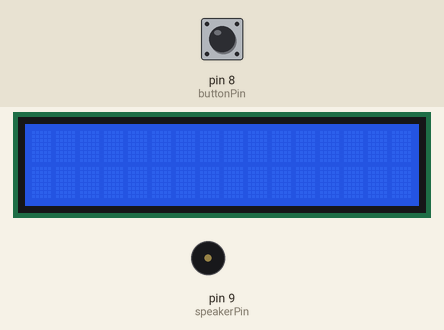
Recording of a sketch running on a simulated Arduino Uno, built with avr-gcc and run on an emulated ATmega328P. On the bench: 16×2 character LCD, buzzer (waves = sounding). The test bench sets the inputs (shaded band); at power-on: pin 8 (buttonPin) LOW.

Above: at 1.2 s.
1.3 s: pin 8 (buttonPin) pulled HIGH for 0.15 s
At 1.42 s:
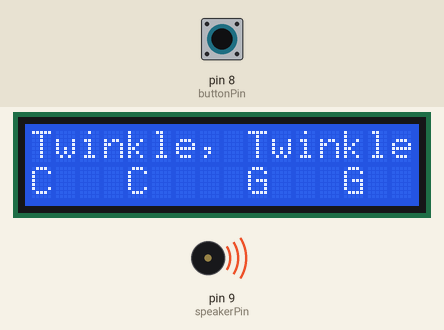
At 5.1 s:
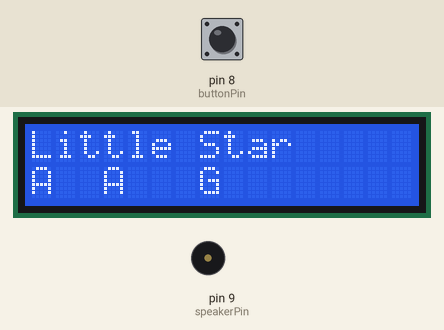
9.5 s: pin 8 (buttonPin) pulled HIGH for 1 s
At 17.3 s:
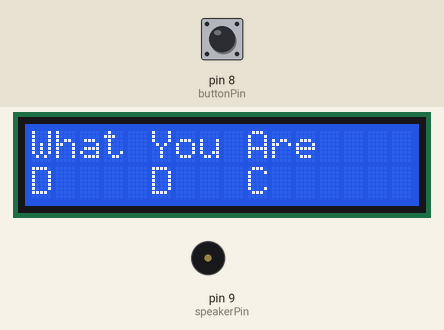
Timing chart, 0 to 18.2 s (numbered marks = the images above; inputs shaded):
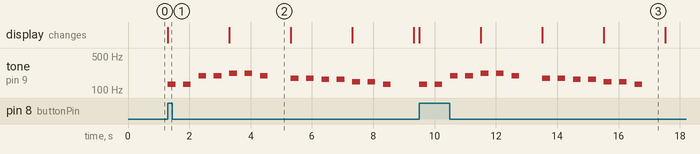

Measured:
- after the input at 1.3 s, tone on pin 9 (speakerPin): plays 131 Hz for 0.25 s, 131 Hz for 0.25 s, 196 Hz for 0.25 s, 196 Hz for 0.25 s, 220 Hz for 0.25 s, 220 Hz for 0.25 s … (14 notes in this stretch), starting at once; the display: changes at once (image 1)
- after the input at 9.5 s, tone on pin 9 (speakerPin): plays 131 Hz for 0.25 s, 131 Hz for 0.25 s, 196 Hz for 0.25 s, 196 Hz for 0.25 s, 220 Hz for 0.25 s, 220 Hz for 0.25 s … (14 notes in this stretch), starting at once; the display: first changes at once (image 3 shows a later state)
- what the display in image 2 shows lasts 2.0 s, from 3.3 s to 5.3 s

The sketch:

Karaoke.ino
```cpp
/*****************************************************
    KARAOKE
    Display lyrics and pitches on the LCD screen
    while playing a short melody on a speaker.
    ***************************************************/

    // Import libraries for LCD and header file with defined pitches
    #include <LiquidCrystal.h>
    #include "pitches.h"

    // Setup LCD, speaker, and button
    LiquidCrystal lcd(12, 11, 5, 4, 3, 2);
    int speakerPin = 9;
    int buttonPin = 8;

    // Setup song
    // Lyrics for top line of LCD, note names for underneath, pitches for speaker
    String words[] = {"Twinkle, Twinkle","Little Star","How I Wonder","What You Are"};
    String notes[] = {"C   C    G   G  ","A  A   G   ","F   F E  E  ","D    D   C  "};
    int pitches[] = {NOTE_C3, NOTE_C3, NOTE_G3, NOTE_G3, NOTE_A3, NOTE_A3, NOTE_G3, 0,
                    NOTE_F3, NOTE_F3, NOTE_E3, NOTE_E3, NOTE_D3, NOTE_D3, NOTE_C3, 0};

   void setup() {
      lcd.begin(16,2);
      pinMode(buttonPin, INPUT);
    }

    void loop () {
      // If button is pressed, start song
      if(digitalRead(buttonPin) == HIGH) {
        // Scroll through entire song (4 entires in LCD arrays)
        for(int i = 0; i < 4; i++) {
          // Print words on top line
          lcd.setCursor(0,0);
          lcd.print(words[i]);
          // Print note names underneath
          lcd.setCursor(0,1);
          lcd.print(notes[i]);

          //Each line = 4 notes; loop through notes
          for(int j = 0; j < 4; j++) {
            // If pitch is 0 (silence), don't play
            if(pitches[i*4+j] == 0) noTone(speakerPin);
            // Otherwise, play note
            else tone(speakerPin, pitches[i*4+j],250);
            // Wait for note to play
            delay(500);
          }
          // Clear display
          lcd.clear();
        }
      }
    }
```

pitches.h
```cpp
/*************************************************
* Public Constants
*************************************************/
#define NOTE_B0 31
#define NOTE_C1 33
#define NOTE_CS1 35
#define NOTE_D1 37
#define NOTE_DS1 39
#define NOTE_E1 41
#define NOTE_F1 44
#define NOTE_FS1 46
#define NOTE_G1 49
#define NOTE_GS1 52
#define NOTE_A1 55
#define NOTE_AS1 58
#define NOTE_B1 62
#define NOTE_C2 65
#define NOTE_CS2 69
#define NOTE_D2 73
#define NOTE_DS2 78
#define NOTE_E2 82
#define NOTE_F2 87
#define NOTE_FS2 93
#define NOTE_G2 98
#define NOTE_GS2 104
#define NOTE_A2 110
#define NOTE_AS2 117
#define NOTE_B2 123
#define NOTE_C3 131
#define NOTE_CS3 139
#define NOTE_D3 147
#define NOTE_DS3 156
#define NOTE_E3 165
#define NOTE_F3 175
#define NOTE_FS3 185
#define NOTE_G3 196
#define NOTE_GS3 208
#define NOTE_A3 220
#define NOTE_AS3 233
#define NOTE_B3 247
#define NOTE_C4 262
#define NOTE_CS4 277
#define NOTE_D4 294
#define NOTE_DS4 311
#define NOTE_E4 330
#define NOTE_F4 349
#define NOTE_FS4 370
#define NOTE_G4 392
#define NOTE_GS4 415
#define NOTE_A4 440
#define NOTE_AS4 466
#define NOTE_B4 494
#define NOTE_C5 523
#define NOTE_CS5 554
#define NOTE_D5 587
#define NOTE_DS5 622
#define NOTE_E5 659
#define NOTE_F5 698
#define NOTE_FS5 740
#define NOTE_G5 784
#define NOTE_GS5 831
#define NOTE_A5 880
#define NOTE_AS5 932
#define NOTE_B5 988
#define NOTE_C6 1047
#define NOTE_CS6 1109
#define NOTE_D6 1175
#define NOTE_DS6 1245
#define NOTE_E6 1319
#define NOTE_F6 1397
#define NOTE_FS6 1480
#define NOTE_G6 1568
#define NOTE_GS6 1661
#define NOTE_A6 1760
#define NOTE_AS6 1865
#define NOTE_B6 1976
#define NOTE_C7 2093
#define NOTE_CS7 2217
#define NOTE_D7 2349
#define NOTE_DS7 2489
#define NOTE_E7 2637
#define NOTE_F7 2794
#define NOTE_FS7 2960
#define NOTE_G7 3136
#define NOTE_GS7 3322
#define NOTE_A7 3520
#define NOTE_AS7 3729
#define NOTE_B7 3951
#define NOTE_C8 4186
#define NOTE_CS8 4435
#define NOTE_D8 4699
#define NOTE_DS8 4978
```
